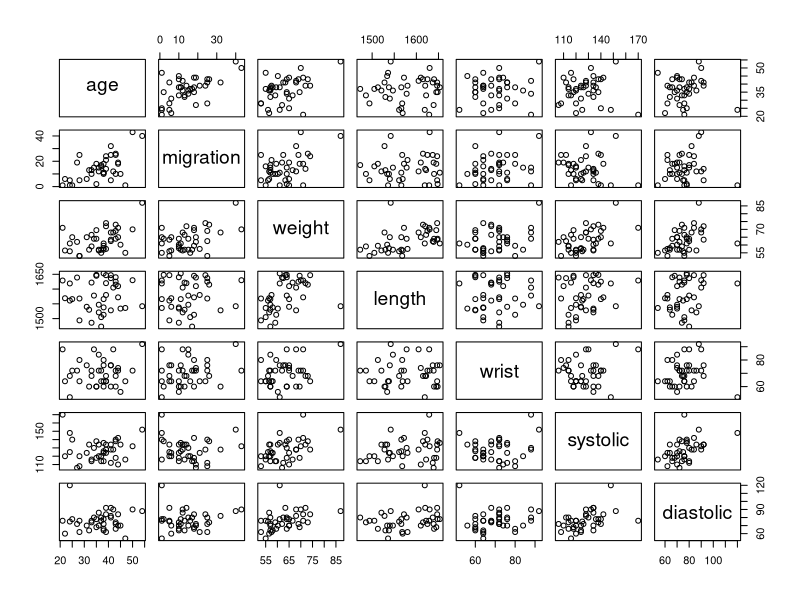
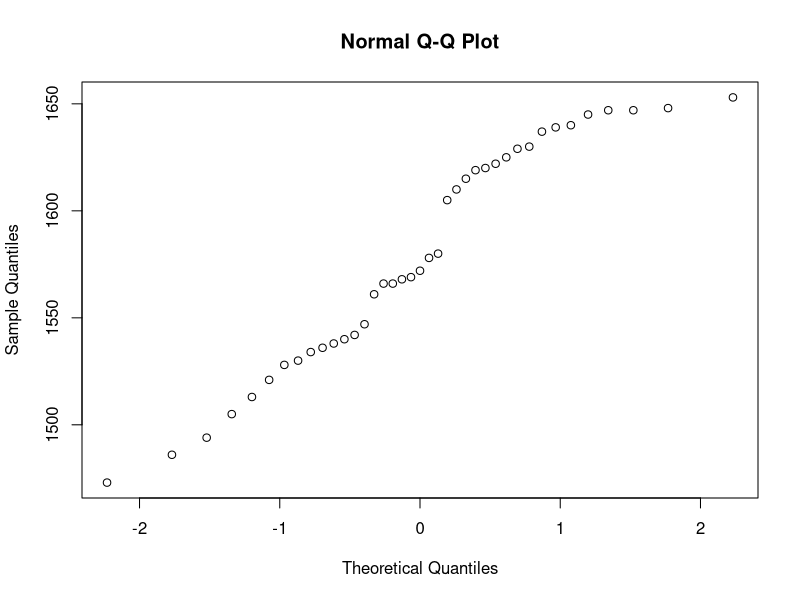

Source code (R) for these figures, in order: (Note: this script raises an error after producing the figures.)
## ---- chunk 1
data = read.table("data/peruvians.txt", header=TRUE)
pairs(data[,-c(5,6,7)])
#labels = colnames(data)[-c(5,6,7)]
#counter = 1
#for(i in data[,-c(5,6,7)]) {
#  plot(i, migration, main=paste(labels[counter]," vs migration"), xlab=labels[counter], #ylab="Migration", pch=19)
#  abline(lm(migration~i), col="red") # regression line (y~x) 
#  counter = counter + 1 
#}
## ---- chunk 2
 qqnorm(data[['length']])
## ---- chunk 3
cor.test(age,migration,method="spearman")
## ---- chunk 4
cor.test(length,migration,method="spearman")
## ---- chunk 5
cor.test(wrist,migration,method="spearman")
## ---- chunk 6
cor.test(systolic,migration,method="spearman")
## ---- chunk 7
cor.test(diastolic,migration,method="spearman")
## ---- chunk 8
cor.test(weight,migration,method="spearman")
## ---- chunk 9
filters = c('energy', 'lemo')
for (i in filters) {
  filter = data['drink'] == i
  print(i)
  
  get_mean_diff=function(x,y) {mean(x-y)}#might need to change this
  B=1000
  result=numeric(B)
  for (i in 1:B)
  {
    new_data=t(apply(cbind(data['before'][filter],data['after'][filter]),1,sample))
    result[i]=get_mean_diff(new_data[,1],new_data[,2])
  }
  value=get_mean_diff(data['before'][filter],data['after'][filter])#seperating value
  
  print(value)
  hist(result)
  pl=sum(result<value)/B
  pr=sum(result>value)/B
  p=2*min(pl,pr)
  print(p)
}

## ---- chunk 10
data['diff'] = data['after'] - data['before'] #absoulute
attach(data)
mystat=function(x) sum(residuals(x)^2)
B=1000
tstar=numeric(B)
for (i in 1:B)
{
  treatstar=sample(drink) ## permuting the labels
  tstar[i]=mystat(lm(diff~treatstar))
}
myt=mystat(lm(diff~drink))
hist(tstar)
myt
pl=sum(tstar<myt)/B
pr=sum(tstar>myt)/B
pl

## ---- chunk 11

## ---- chunk 12
data = read.table("data/dogs.txt", header=TRUE)
boxplot(data,data=data)

qqnorm(data[['isofluorane']])
qqnorm(data[['halothane']])
qqnorm(data[['cyclopropane']])

#boxplot(after~drink,data=data, main="Energy Drink", 
#  	xlab="Engery Drink", ylab="Perfomance After")
## ---- chunk 13
attach(data)
pvcaov=lm(isofluorane~halothane*cyclopropane,data=data)
anova(pvcaov)
## ---- chunk 14
kruskal.test(isofluorane,halothane)
kruskal.test(isofluorane,cyclopropane)
kruskal.test(cyclopropane,halothane)
